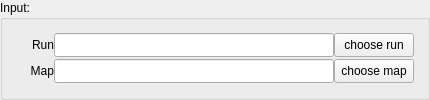
      <widget class="QGroupBox" name="gr_input">
       <property name="sizePolicy">
        <sizepolicy hsizetype="Fixed" vsizetype="Fixed">
         <horstretch>0</horstretch>
         <verstretch>0</verstretch>
        </sizepolicy>
       </property>
       <property name="minimumSize">
        <size>
         <width>430</width>
         <height>0</height>
        </size>
       </property>
       <property name="maximumSize">
        <size>
         <width>430</width>
         <height>16777215</height>
        </size>
       </property>
       <property name="title">
        <string>Input:</string>
       </property>
       <layout class="QVBoxLayout" name="verticalLayout_7">
        <property name="spacing">
         <number>0</number>
        </property>
        <item>
         <layout class="QHBoxLayout" name="horizontalLayout_4">
          <property name="spacing">
           <number>0</number>
          </property>
          <property name="sizeConstraint">
           <enum>QLayout::SetFixedSize</enum>
          </property>
          <item>
           <widget class="QLabel" name="lb_run">
            <property name="sizePolicy">
             <sizepolicy hsizetype="Fixed" vsizetype="Fixed">
              <horstretch>0</horstretch>
              <verstretch>0</verstretch>
             </sizepolicy>
            </property>
            <property name="minimumSize">
             <size>
              <width>40</width>
              <height>0</height>
             </size>
            </property>
            <property name="maximumSize">
             <size>
              <width>40</width>
              <height>24</height>
             </size>
            </property>
            <property name="text">
             <string>Run</string>
            </property>
            <property name="alignment">
             <set>Qt::AlignRight|Qt::AlignTrailing|Qt::AlignVCenter</set>
            </property>
           </widget>
          </item>
          <item>
           <widget class="QLineEdit" name="le_run">
            <property name="sizePolicy">
             <sizepolicy hsizetype="Fixed" vsizetype="Fixed">
              <horstretch>0</horstretch>
              <verstretch>0</verstretch>
             </sizepolicy>
            </property>
            <property name="minimumSize">
             <size>
              <width>280</width>
              <height>0</height>
             </size>
            </property>
            <property name="maximumSize">
             <size>
              <width>16777215</width>
              <height>24</height>
             </size>
            </property>
           </widget>
          </item>
          <item>
           <widget class="QPushButton" name="pb_run">
            <property name="sizePolicy">
             <sizepolicy hsizetype="Fixed" vsizetype="Fixed">
              <horstretch>0</horstretch>
              <verstretch>0</verstretch>
             </sizepolicy>
            </property>
            <property name="maximumSize">
             <size>
              <width>16777215</width>
              <height>24</height>
             </size>
            </property>
            <property name="text">
             <string>choose run</string>
            </property>
           </widget>
          </item>
         </layout>
        </item>
        <item>
         <layout class="QHBoxLayout" name="horizontalLayout_2">
          <property name="spacing">
           <number>0</number>
          </property>
          <property name="sizeConstraint">
           <enum>QLayout::SetFixedSize</enum>
          </property>
          <item>
           <widget class="QLabel" name="lb_map">
            <property name="sizePolicy">
             <sizepolicy hsizetype="Fixed" vsizetype="Fixed">
              <horstretch>0</horstretch>
              <verstretch>0</verstretch>
             </sizepolicy>
            </property>
            <property name="minimumSize">
             <size>
              <width>40</width>
              <height>0</height>
             </size>
            </property>
            <property name="maximumSize">
             <size>
              <width>40</width>
              <height>24</height>
             </size>
            </property>
            <property name="text">
             <string>Map</string>
            </property>
            <property name="alignment">
             <set>Qt::AlignRight|Qt::AlignTrailing|Qt::AlignVCenter</set>
            </property>
           </widget>
          </item>
          <item>
           <widget class="QLineEdit" name="le_map">
            <property name="sizePolicy">
             <sizepolicy hsizetype="Fixed" vsizetype="Fixed">
              <horstretch>0</horstretch>
              <verstretch>0</verstretch>
             </sizepolicy>
            </property>
            <property name="minimumSize">
             <size>
              <width>280</width>
              <height>0</height>
             </size>
            </property>
            <property name="maximumSize">
             <size>
              <width>16777215</width>
              <height>24</height>
             </size>
            </property>
           </widget>
          </item>
          <item>
           <widget class="QPushButton" name="pb_map">
            <property name="sizePolicy">
             <sizepolicy hsizetype="Fixed" vsizetype="Fixed">
              <horstretch>0</horstretch>
              <verstretch>0</verstretch>
             </sizepolicy>
            </property>
            <property name="maximumSize">
             <size>
              <width>16777215</width>
              <height>24</height>
             </size>
            </property>
            <property name="text">
             <string>choose map</string>
            </property>
           </widget>
          </item>
         </layout>
        </item>
       </layout>
      </widget>
